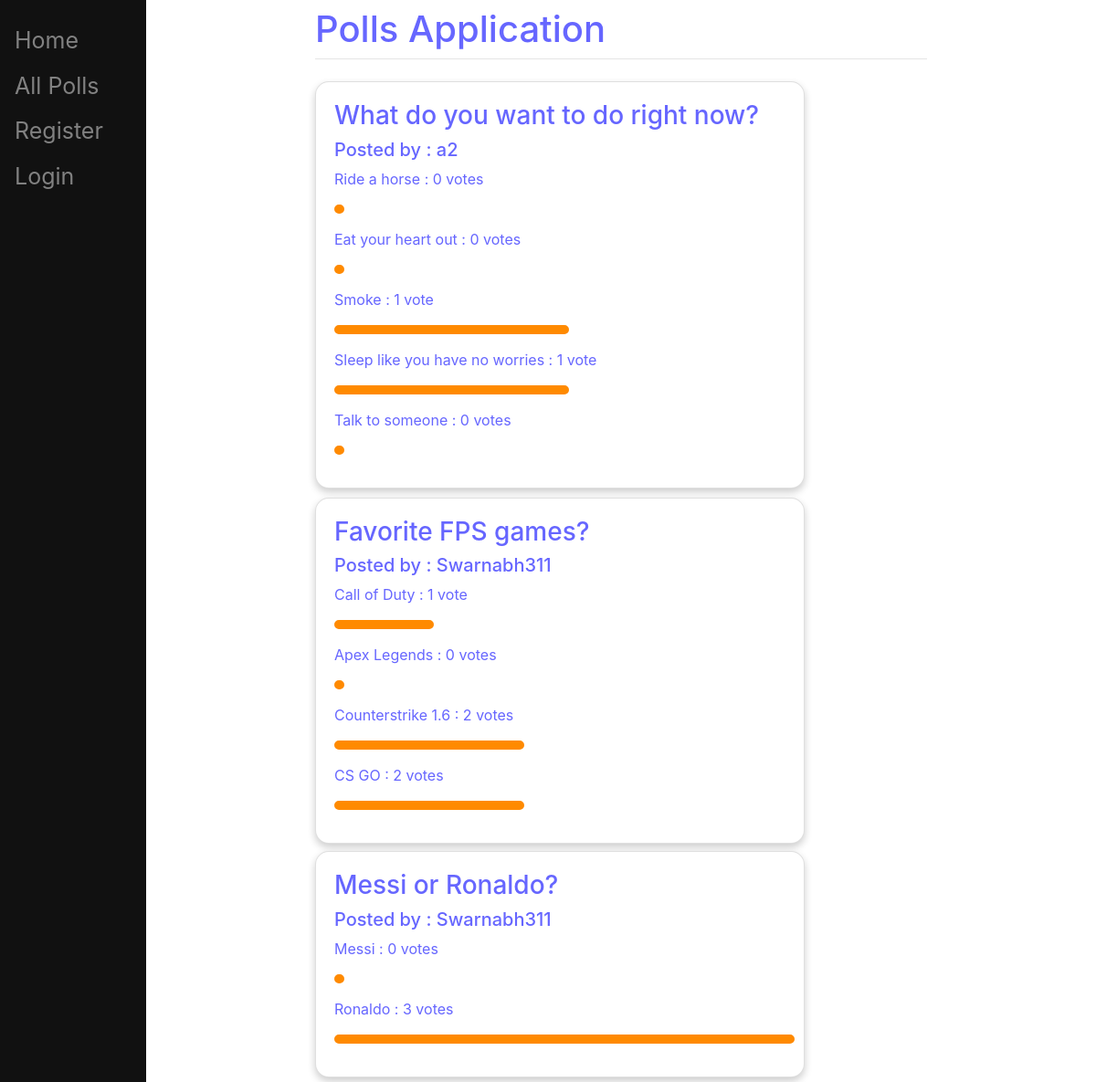
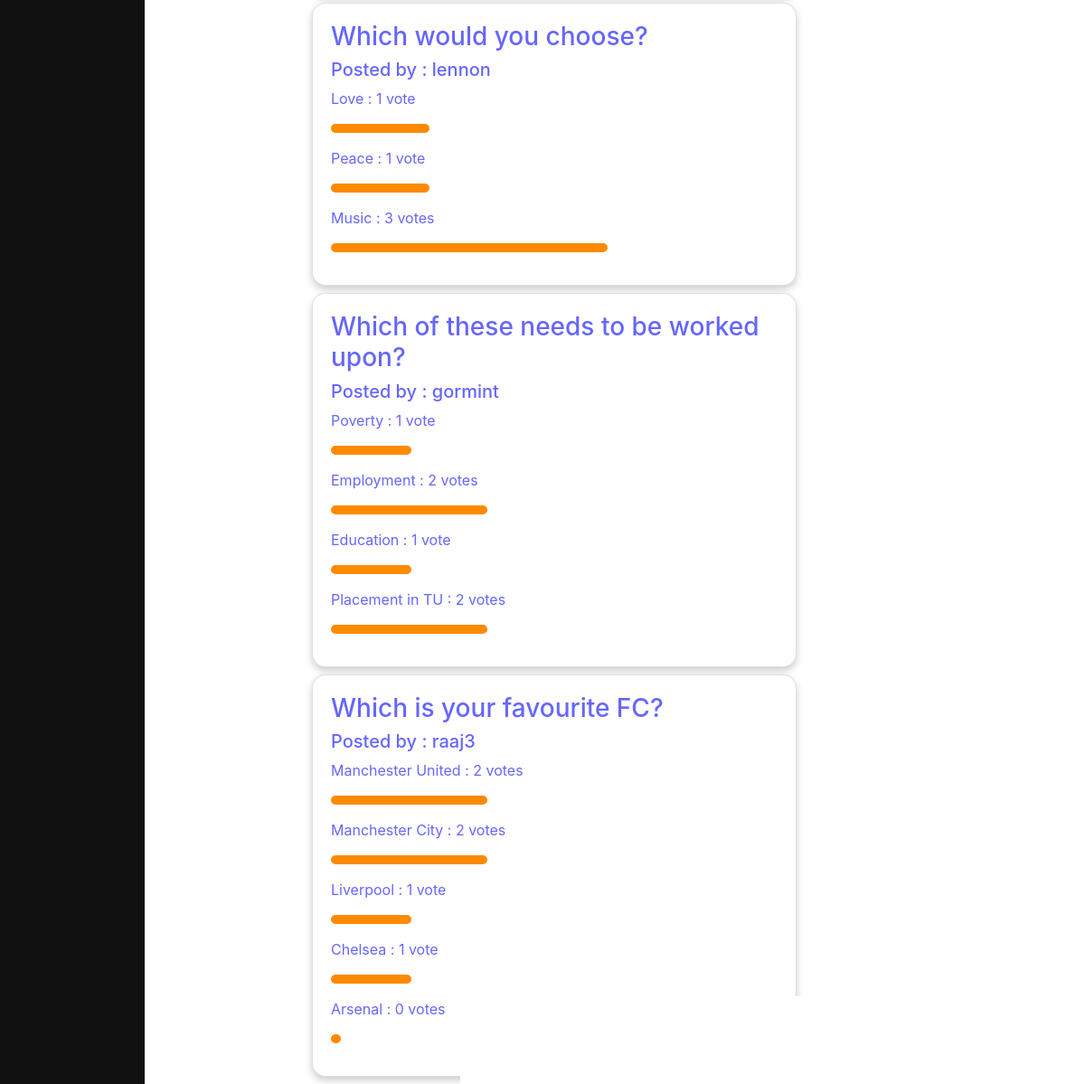
Page /all/ on the committed database (2 pictures, top to bottom).
### polls/models.py (models this page shows, shortened)
class Question(models.Model):
    user_id = models.ForeignKey(User, on_delete=models.CASCADE)
    question_text = models.CharField(max_length=200)
    pub_date = models.DateTimeField('date published')

class Choice(models.Model):
    question = models.ForeignKey(Question, on_delete=models.CASCADE)
    choice_text = models.CharField(max_length=200)
    votes = models.IntegerField(default=0)

### main/views.py (the view)
# urls.py: path('all/', views.AllView.as_view(), name='all'),
class AllView(generic.ListView):
    template_name = 'main/all.html'
    context_object_name = 'question_list'
    def get_queryset(self):
        return Question.objects.filter(
            pub_date__lte = timezone.now()
        ).order_by('-pub_date')
    def get_context_data(self, **kwargs):
        context = super(AllView, self).get_context_data(**kwargs)
        context['ques'] = []
        question_list = Question.objects.filter(
            pub_date__lte = timezone.now()
        ).order_by('-pub_date')
        for question in question_list:
            choices = []
            for choice in question.choice_set.all():
                choice_dict = dict()
                choice_dict['choice_text'] = choice.choice_text
                choice_dict['votes'] = choice.votes
                total_votes = len(question.votes_set.all())
                if total_votes>0:
                    choice_dict['perc'] = int((choice.votes/total_votes)*100)
                else:
                    choice_dict['perc'] = 0
                choices.append(choice_dict)
            if len(choices)>0:
                context['ques'].append({'question_text':question.question_text,
                'user_id' : question.user_id,
                'choices':choices})
        return context

### main/templates/main/all.html (shortened to what this page needs)
{% extends "main/base.html" %}
{% load static %}
{% block content %}
<link rel="stylesheet" type="text/css" href="{% static 'polls/style.css' %}">
{% if ques %}
    {% for question in ques %}
    <div class="card ">
        <h3>{{ question.question_text }}</h3>
        <h5>Posted by : {{ question.user_id}}</h5>
        {% for choice in question.choices %}
            {{ choice.choice_text }} : {{ choice.votes }} vote{{ choice.votes|pluralize }}
                <hr width={{choice.perc}}% style="border: 5px solid #FF8A00 !important;
            border-radius: 5px !important;
            margin-left: 0;">
        {% endfor %}
    </div>
    {% endfor %}
{% else %}
    <p>No polls are available.</p>
{% endif %}
{% endblock %}

### main/templates/main/base.html (shortened to what this page needs)
<!DOCTYPE html>
<html lang="en">
<head>
    <link rel="stylesheet" href="https://stackpath.bootstrapcdn.com/bootstrap/4.1.3/css/bootstrap.min.css"
>
</head>
<body>
<div class="sidenav">
    <a href="/">Home</a>
    <a href="/all">All Polls</a>
    {% if request.user.is_authenticated %}
    <a href="/profile">Profile</a>
    <a href="/polls">Vote</a>
    <a href="/polls/create/">Add Poll</a>
    <a href="/logout">Logout</a>
    {% else %}
    <a href="/register">Register</a>
    <a href="/login">Login</a>
    {% endif %}
</div>
<div class="main">
    <div class="row justify-content-center">
        <div class="col-8" style="color:#6666ff;">
            <h1 class="mt-2">Polls Application</h1>
            <hr class="mt-0 mb-4">
            {% block content %}
            {% endblock %}
        </div>
    </div>
</div>
</body>
</html>

### polls/static/polls/style.css (style rules this page uses)
body { color: white; background: white url("images/background.jpg") no-repeat; background-size: cover; }
.card + .card { margin: 0 0 8px 0; }

### main/templates/main/base.html (style rules this page uses)
html, body { font-family: 'Lato', sans-serif; }
.sidenav { height: 100%; width: 160px; position: fixed; z-index: 1; top: 0; left: 0; background-color: #111; overflow-x: hidden; padding-top: 20px; }
.sidenav a { padding: 6px 8px 6px 16px; text-decoration: none; font-size: 25px; color: #818181; display: block; }
.main { margin-left: 160px; padding: 0px 10px; }

### main/templates/main/all.html (style rules this page uses)
.card { box-shadow: 0 4px 8px 0 rgba(0,0,0,0.2); transition: 0.3s; width: 80%; padding: 20px; border-radius: 15px; margin-bottom: 10px; }

### rows in the picture
Choice: choice_text "Ride a horse"
Choice: choice_text "Eat your heart out"
Choice: choice_text "Smoke"
Choice: choice_text "Sleep like you have no worries"
Choice: choice_text "Talk to someone"
Choice: choice_text "Call of Duty"
Choice: choice_text "Apex Legends"
Choice: choice_text "Counterstrike 1.6"
Choice: choice_text "CS GO"
Choice: choice_text "Messi"
Choice: choice_text "Ronaldo"
Choice: choice_text "Love"
Choice: choice_text "Peace"
Choice: choice_text "Music"
Choice: choice_text "Poverty"
Choice: choice_text "Employment"
Choice: choice_text "Education"
Choice: choice_text "Placement in TU"
Choice: choice_text "Manchester United"
Choice: choice_text "Manchester City"
Choice: choice_text "Liverpool"
Choice: choice_text "Chelsea"
Choice: choice_text "Arsenal"

### other values in the picture
{{ question.question_text }} "What do you want to do right now?"
{{ question.user_id }} "a2"
{{ choice.votes }} "0" "0" "1" "1" "0" "1" "0" "2" "2" "0" "3" "1" "1" "3" "1" "2" "1" "2" "2" "2" "1" "1" "0"
{{ question.question_text }} "Favorite FPS games?"
{{ question.user_id }} "Swarnabh311"
{{ question.question_text }} "Messi or Ronaldo?"
{{ question.question_text }} "Which would you choose?"
{{ question.user_id }} "lennon"
{{ question.question_text }} "Which of these needs to be worked upon?"
{{ question.user_id }} "gormint"
{{ question.question_text }} "Which is your favourite FC?"
{{ question.user_id }} "raaj3"
